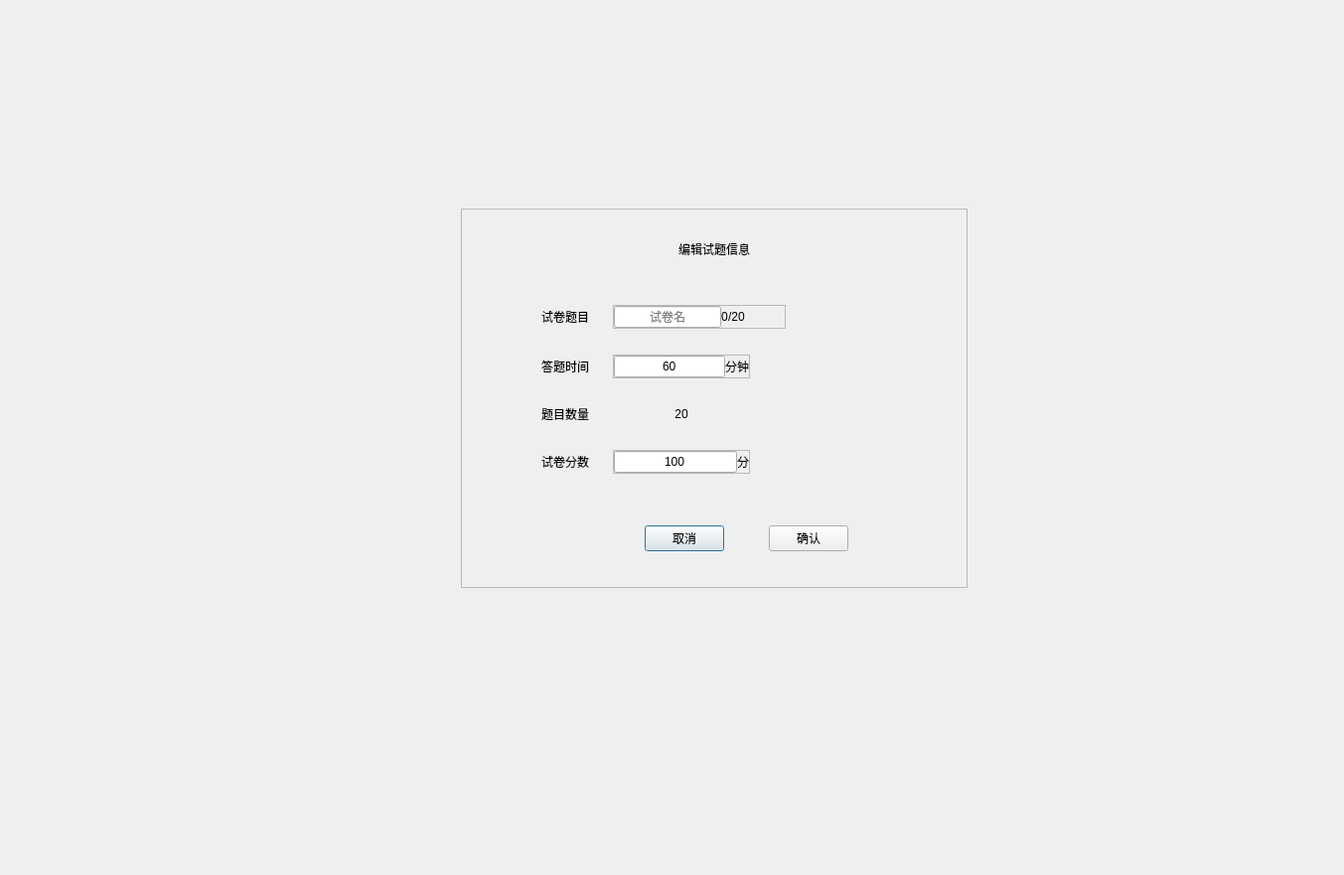
<?xml version="1.0" encoding="UTF-8"?>
<ui version="4.0">
 <class>SYAdminPaperInfoEditWindow</class>
 <widget class="QDialog" name="SYAdminPaperInfoEditWindow">
  <property name="geometry">
   <rect>
    <x>0</x>
    <y>0</y>
    <width>1353</width>
    <height>881</height>
   </rect>
  </property>
  <property name="windowTitle">
   <string>SYAdminPaperRandomChooseWindow</string>
  </property>
  <layout class="QVBoxLayout" name="verticalLayout_3">
   <property name="leftMargin">
    <number>0</number>
   </property>
   <property name="topMargin">
    <number>0</number>
   </property>
   <property name="rightMargin">
    <number>0</number>
   </property>
   <property name="bottomMargin">
    <number>0</number>
   </property>
   <item>
    <spacer name="verticalSpacer_5">
     <property name="orientation">
      <enum>Qt::Vertical</enum>
     </property>
     <property name="sizeType">
      <enum>QSizePolicy::Fixed</enum>
     </property>
     <property name="sizeHint" stdset="0">
      <size>
       <width>20</width>
       <height>210</height>
      </size>
     </property>
    </spacer>
   </item>
   <item>
    <layout class="QHBoxLayout" name="horizontalLayout_10">
     <item>
      <spacer name="horizontalSpacer_8">
       <property name="orientation">
        <enum>Qt::Horizontal</enum>
       </property>
       <property name="sizeType">
        <enum>QSizePolicy::Expanding</enum>
       </property>
       <property name="sizeHint" stdset="0">
        <size>
         <width>585</width>
         <height>20</height>
        </size>
       </property>
      </spacer>
     </item>
     <item>
      <widget class="QFrame" name="contentFrame">
       <property name="frameShape">
        <enum>QFrame::StyledPanel</enum>
       </property>
       <property name="frameShadow">
        <enum>QFrame::Raised</enum>
       </property>
       <layout class="QHBoxLayout" name="horizontalLayout_9">
        <property name="leftMargin">
         <number>0</number>
        </property>
        <property name="topMargin">
         <number>0</number>
        </property>
        <property name="rightMargin">
         <number>0</number>
        </property>
        <property name="bottomMargin">
         <number>0</number>
        </property>
        <item>
         <layout class="QVBoxLayout" name="verticalLayout_2">
          <item>
           <spacer name="verticalSpacer_7">
            <property name="orientation">
             <enum>Qt::Vertical</enum>
            </property>
            <property name="sizeType">
             <enum>QSizePolicy::Fixed</enum>
            </property>
            <property name="sizeHint" stdset="0">
             <size>
              <width>20</width>
              <height>30</height>
             </size>
            </property>
           </spacer>
          </item>
          <item>
           <layout class="QHBoxLayout" name="horizontalLayout_6">
            <property name="spacing">
             <number>0</number>
            </property>
            <item>
             <spacer name="horizontalSpacer_2">
              <property name="orientation">
               <enum>Qt::Horizontal</enum>
              </property>
              <property name="sizeHint" stdset="0">
               <size>
                <width>40</width>
                <height>20</height>
               </size>
              </property>
             </spacer>
            </item>
            <item>
             <widget class="QLabel" name="paperTitle">
              <property name="text">
               <string>编辑试题信息</string>
              </property>
             </widget>
            </item>
            <item>
             <spacer name="horizontalSpacer_3">
              <property name="orientation">
               <enum>Qt::Horizontal</enum>
              </property>
              <property name="sizeHint" stdset="0">
               <size>
                <width>40</width>
                <height>20</height>
               </size>
              </property>
             </spacer>
            </item>
           </layout>
          </item>
          <item>
           <spacer name="verticalSpacer_6">
            <property name="orientation">
             <enum>Qt::Vertical</enum>
            </property>
            <property name="sizeType">
             <enum>QSizePolicy::Fixed</enum>
            </property>
            <property name="sizeHint" stdset="0">
             <size>
              <width>20</width>
              <height>40</height>
             </size>
            </property>
           </spacer>
          </item>
          <item>
           <layout class="QHBoxLayout" name="horizontalLayout_8">
            <item>
             <spacer name="horizontalSpacer_4">
              <property name="orientation">
               <enum>Qt::Horizontal</enum>
              </property>
              <property name="sizeType">
               <enum>QSizePolicy::Fixed</enum>
              </property>
              <property name="sizeHint" stdset="0">
               <size>
                <width>80</width>
                <height>20</height>
               </size>
              </property>
             </spacer>
            </item>
            <item>
             <layout class="QVBoxLayout" name="verticalLayout">
              <item>
               <layout class="QHBoxLayout" name="horizontalLayout">
                <property name="spacing">
                 <number>0</number>
                </property>
                <item>
                 <widget class="QLabel" name="paperNameLabel">
                  <property name="text">
                   <string>试卷题目</string>
                  </property>
                 </widget>
                </item>
                <item>
                 <spacer name="horizontalSpacer_14">
                  <property name="orientation">
                   <enum>Qt::Horizontal</enum>
                  </property>
                  <property name="sizeType">
                   <enum>QSizePolicy::Fixed</enum>
                  </property>
                  <property name="sizeHint" stdset="0">
                   <size>
                    <width>24</width>
                    <height>20</height>
                   </size>
                  </property>
                 </spacer>
                </item>
                <item>
                 <widget class="QFrame" name="frame">
                  <property name="sizePolicy">
                   <sizepolicy hsizetype="Expanding" vsizetype="Preferred">
                    <horstretch>0</horstretch>
                    <verstretch>0</verstretch>
                   </sizepolicy>
                  </property>
                  <property name="frameShape">
                   <enum>QFrame::StyledPanel</enum>
                  </property>
                  <property name="frameShadow">
                   <enum>QFrame::Raised</enum>
                  </property>
                  <layout class="QHBoxLayout" name="horizontalLayout_7">
                   <property name="spacing">
                    <number>0</number>
                   </property>
                   <property name="leftMargin">
                    <number>0</number>
                   </property>
                   <property name="topMargin">
                    <number>0</number>
                   </property>
                   <property name="rightMargin">
                    <number>0</number>
                   </property>
                   <property name="bottomMargin">
                    <number>0</number>
                   </property>
                   <item>
                    <widget class="QLineEdit" name="paperName">
                     <property name="sizePolicy">
                      <sizepolicy hsizetype="Expanding" vsizetype="Fixed">
                       <horstretch>0</horstretch>
                       <verstretch>0</verstretch>
                      </sizepolicy>
                     </property>
                     <property name="text">
                      <string/>
                     </property>
                     <property name="maxLength">
                      <number>10</number>
                     </property>
                     <property name="alignment">
                      <set>Qt::AlignCenter</set>
                     </property>
                     <property name="placeholderText">
                      <string>试卷名</string>
                     </property>
                    </widget>
                   </item>
                   <item>
                    <widget class="QLabel" name="curPaperNum">
                     <property name="text">
                      <string>0</string>
                     </property>
                    </widget>
                   </item>
                   <item>
                    <widget class="QLabel" name="curPaperTotal">
                     <property name="text">
                      <string>/20</string>
                     </property>
                    </widget>
                   </item>
                   <item>
                    <spacer name="horizontalSpacer_10">
                     <property name="orientation">
                      <enum>Qt::Horizontal</enum>
                     </property>
                     <property name="sizeHint" stdset="0">
                      <size>
                       <width>40</width>
                       <height>20</height>
                      </size>
                     </property>
                    </spacer>
                   </item>
                  </layout>
                 </widget>
                </item>
                <item>
                 <spacer name="horizontalSpacer_5">
                  <property name="orientation">
                   <enum>Qt::Horizontal</enum>
                  </property>
                  <property name="sizeType">
                   <enum>QSizePolicy::Expanding</enum>
                  </property>
                  <property name="sizeHint" stdset="0">
                   <size>
                    <width>40</width>
                    <height>20</height>
                   </size>
                  </property>
                 </spacer>
                </item>
               </layout>
              </item>
              <item>
               <spacer name="verticalSpacer_8">
                <property name="orientation">
                 <enum>Qt::Vertical</enum>
                </property>
                <property name="sizeType">
                 <enum>QSizePolicy::Fixed</enum>
                </property>
                <property name="sizeHint" stdset="0">
                 <size>
                  <width>20</width>
                  <height>20</height>
                 </size>
                </property>
               </spacer>
              </item>
              <item>
               <layout class="QHBoxLayout" name="horizontalLayout_2">
                <property name="spacing">
                 <number>0</number>
                </property>
                <item>
                 <widget class="QLabel" name="examTimeLabel">
                  <property name="text">
                   <string>答题时间</string>
                  </property>
                 </widget>
                </item>
                <item>
                 <spacer name="horizontalSpacer_15">
                  <property name="orientation">
                   <enum>Qt::Horizontal</enum>
                  </property>
                  <property name="sizeType">
                   <enum>QSizePolicy::Fixed</enum>
                  </property>
                  <property name="sizeHint" stdset="0">
                   <size>
                    <width>24</width>
                    <height>20</height>
                   </size>
                  </property>
                 </spacer>
                </item>
                <item>
                 <widget class="QFrame" name="timeSetFrame">
                  <property name="frameShape">
                   <enum>QFrame::StyledPanel</enum>
                  </property>
                  <property name="frameShadow">
                   <enum>QFrame::Raised</enum>
                  </property>
                  <layout class="QHBoxLayout" name="horizontalLayout_11">
                   <property name="spacing">
                    <number>0</number>
                   </property>
                   <property name="leftMargin">
                    <number>0</number>
                   </property>
                   <property name="topMargin">
                    <number>0</number>
                   </property>
                   <property name="rightMargin">
                    <number>0</number>
                   </property>
                   <property name="bottomMargin">
                    <number>0</number>
                   </property>
                   <item>
                    <widget class="QLineEdit" name="answerTime_lineEdit_1">
                     <property name="sizePolicy">
                      <sizepolicy hsizetype="Expanding" vsizetype="Fixed">
                       <horstretch>0</horstretch>
                       <verstretch>0</verstretch>
                      </sizepolicy>
                     </property>
                     <property name="text">
                      <string>60</string>
                     </property>
                     <property name="maxLength">
                      <number>2</number>
                     </property>
                     <property name="alignment">
                      <set>Qt::AlignCenter</set>
                     </property>
                    </widget>
                   </item>
                   <item>
                    <widget class="QLabel" name="timeUnitLabel">
                     <property name="text">
                      <string>分钟</string>
                     </property>
                    </widget>
                   </item>
                  </layout>
                 </widget>
                </item>
                <item>
                 <spacer name="horizontalSpacer_11">
                  <property name="orientation">
                   <enum>Qt::Horizontal</enum>
                  </property>
                  <property name="sizeHint" stdset="0">
                   <size>
                    <width>40</width>
                    <height>20</height>
                   </size>
                  </property>
                 </spacer>
                </item>
               </layout>
              </item>
              <item>
               <spacer name="verticalSpacer_4">
                <property name="orientation">
                 <enum>Qt::Vertical</enum>
                </property>
                <property name="sizeType">
                 <enum>QSizePolicy::Fixed</enum>
                </property>
                <property name="sizeHint" stdset="0">
                 <size>
                  <width>20</width>
                  <height>20</height>
                 </size>
                </property>
               </spacer>
              </item>
              <item>
               <layout class="QHBoxLayout" name="horizontalLayout_3">
                <property name="spacing">
                 <number>0</number>
                </property>
                <item>
                 <widget class="QLabel" name="paperNumLabel">
                  <property name="text">
                   <string>题目数量</string>
                  </property>
                 </widget>
                </item>
                <item>
                 <spacer name="horizontalSpacer_16">
                  <property name="orientation">
                   <enum>Qt::Horizontal</enum>
                  </property>
                  <property name="sizeType">
                   <enum>QSizePolicy::Fixed</enum>
                  </property>
                  <property name="sizeHint" stdset="0">
                   <size>
                    <width>24</width>
                    <height>20</height>
                   </size>
                  </property>
                 </spacer>
                </item>
                <item>
                 <widget class="QLabel" name="questionNum">
                  <property name="sizePolicy">
                   <sizepolicy hsizetype="Expanding" vsizetype="Preferred">
                    <horstretch>0</horstretch>
                    <verstretch>0</verstretch>
                   </sizepolicy>
                  </property>
                  <property name="text">
                   <string>20</string>
                  </property>
                  <property name="alignment">
                   <set>Qt::AlignCenter</set>
                  </property>
                 </widget>
                </item>
                <item>
                 <spacer name="horizontalSpacer_7">
                  <property name="orientation">
                   <enum>Qt::Horizontal</enum>
                  </property>
                  <property name="sizeHint" stdset="0">
                   <size>
                    <width>40</width>
                    <height>20</height>
                   </size>
                  </property>
                 </spacer>
                </item>
               </layout>
              </item>
              <item>
               <spacer name="verticalSpacer_3">
                <property name="orientation">
                 <enum>Qt::Vertical</enum>
                </property>
                <property name="sizeType">
                 <enum>QSizePolicy::Fixed</enum>
                </property>
                <property name="sizeHint" stdset="0">
                 <size>
                  <width>20</width>
                  <height>20</height>
                 </size>
                </property>
               </spacer>
              </item>
              <item>
               <layout class="QHBoxLayout" name="horizontalLayout_4">
                <property name="spacing">
                 <number>0</number>
                </property>
                <item>
                 <widget class="QLabel" name="paperScoreLabel">
                  <property name="text">
                   <string>试卷分数</string>
                  </property>
                 </widget>
                </item>
                <item>
                 <spacer name="horizontalSpacer_13">
                  <property name="orientation">
                   <enum>Qt::Horizontal</enum>
                  </property>
                  <property name="sizeType">
                   <enum>QSizePolicy::Fixed</enum>
                  </property>
                  <property name="sizeHint" stdset="0">
                   <size>
                    <width>24</width>
                    <height>20</height>
                   </size>
                  </property>
                 </spacer>
                </item>
                <item>
                 <widget class="QFrame" name="setScoreFrame">
                  <property name="frameShape">
                   <enum>QFrame::StyledPanel</enum>
                  </property>
                  <property name="frameShadow">
                   <enum>QFrame::Raised</enum>
                  </property>
                  <layout class="QHBoxLayout" name="horizontalLayout_12">
                   <property name="spacing">
                    <number>0</number>
                   </property>
                   <property name="leftMargin">
                    <number>0</number>
                   </property>
                   <property name="topMargin">
                    <number>0</number>
                   </property>
                   <property name="rightMargin">
                    <number>0</number>
                   </property>
                   <property name="bottomMargin">
                    <number>0</number>
                   </property>
                   <item>
                    <widget class="QLineEdit" name="paperScoreLineEdit">
                     <property name="text">
                      <string>100</string>
                     </property>
                     <property name="maxLength">
                      <number>3</number>
                     </property>
                     <property name="alignment">
                      <set>Qt::AlignCenter</set>
                     </property>
                    </widget>
                   </item>
                   <item>
                    <widget class="QLabel" name="scoreUnitLabel">
                     <property name="text">
                      <string>分</string>
                     </property>
                    </widget>
                   </item>
                  </layout>
                 </widget>
                </item>
                <item>
                 <spacer name="horizontalSpacer_17">
                  <property name="orientation">
                   <enum>Qt::Horizontal</enum>
                  </property>
                  <property name="sizeType">
                   <enum>QSizePolicy::Expanding</enum>
                  </property>
                  <property name="sizeHint" stdset="0">
                   <size>
                    <width>24</width>
                    <height>20</height>
                   </size>
                  </property>
                 </spacer>
                </item>
               </layout>
              </item>
              <item>
               <spacer name="verticalSpacer_2">
                <property name="orientation">
                 <enum>Qt::Vertical</enum>
                </property>
                <property name="sizeType">
                 <enum>QSizePolicy::Expanding</enum>
                </property>
                <property name="sizeHint" stdset="0">
                 <size>
                  <width>20</width>
                  <height>46</height>
                 </size>
                </property>
               </spacer>
              </item>
              <item>
               <layout class="QHBoxLayout" name="horizontalLayout_5">
                <property name="spacing">
                 <number>0</number>
                </property>
                <item>
                 <spacer name="horizontalSpacer_12">
                  <property name="orientation">
                   <enum>Qt::Horizontal</enum>
                  </property>
                  <property name="sizeType">
                   <enum>QSizePolicy::Expanding</enum>
                  </property>
                  <property name="sizeHint" stdset="0">
                   <size>
                    <width>165</width>
                    <height>20</height>
                   </size>
                  </property>
                 </spacer>
                </item>
                <item>
                 <widget class="QPushButton" name="cancelBtn">
                  <property name="sizePolicy">
                   <sizepolicy hsizetype="Minimum" vsizetype="Preferred">
                    <horstretch>0</horstretch>
                    <verstretch>0</verstretch>
                   </sizepolicy>
                  </property>
                  <property name="text">
                   <string>取消</string>
                  </property>
                 </widget>
                </item>
                <item>
                 <spacer name="horizontalSpacer">
                  <property name="orientation">
                   <enum>Qt::Horizontal</enum>
                  </property>
                  <property name="sizeType">
                   <enum>QSizePolicy::Fixed</enum>
                  </property>
                  <property name="sizeHint" stdset="0">
                   <size>
                    <width>45</width>
                    <height>20</height>
                   </size>
                  </property>
                 </spacer>
                </item>
                <item>
                 <widget class="QPushButton" name="confirmBtn">
                  <property name="sizePolicy">
                   <sizepolicy hsizetype="Minimum" vsizetype="Preferred">
                    <horstretch>0</horstretch>
                    <verstretch>0</verstretch>
                   </sizepolicy>
                  </property>
                  <property name="text">
                   <string>确认</string>
                  </property>
                 </widget>
                </item>
                <item>
                 <spacer name="horizontalSpacer_19">
                  <property name="orientation">
                   <enum>Qt::Horizontal</enum>
                  </property>
                  <property name="sizeHint" stdset="0">
                   <size>
                    <width>100</width>
                    <height>20</height>
                   </size>
                  </property>
                 </spacer>
                </item>
               </layout>
              </item>
              <item>
               <spacer name="verticalSpacer">
                <property name="orientation">
                 <enum>Qt::Vertical</enum>
                </property>
                <property name="sizeType">
                 <enum>QSizePolicy::Fixed</enum>
                </property>
                <property name="sizeHint" stdset="0">
                 <size>
                  <width>20</width>
                  <height>36</height>
                 </size>
                </property>
               </spacer>
              </item>
             </layout>
            </item>
            <item>
             <spacer name="horizontalSpacer_6">
              <property name="orientation">
               <enum>Qt::Horizontal</enum>
              </property>
              <property name="sizeType">
               <enum>QSizePolicy::Fixed</enum>
              </property>
              <property name="sizeHint" stdset="0">
               <size>
                <width>80</width>
                <height>20</height>
               </size>
              </property>
             </spacer>
            </item>
           </layout>
          </item>
         </layout>
        </item>
       </layout>
      </widget>
     </item>
     <item>
      <spacer name="horizontalSpacer_9">
       <property name="orientation">
        <enum>Qt::Horizontal</enum>
       </property>
       <property name="sizeType">
        <enum>QSizePolicy::Expanding</enum>
       </property>
       <property name="sizeHint" stdset="0">
        <size>
         <width>500</width>
         <height>20</height>
        </size>
       </property>
      </spacer>
     </item>
    </layout>
   </item>
   <item>
    <spacer name="verticalSpacer_9">
     <property name="orientation">
      <enum>Qt::Vertical</enum>
     </property>
     <property name="sizeHint" stdset="0">
      <size>
       <width>20</width>
       <height>210</height>
      </size>
     </property>
    </spacer>
   </item>
  </layout>
 </widget>
 <layoutdefault spacing="6" margin="11"/>
 <resources/>
 <connections/>
</ui>
